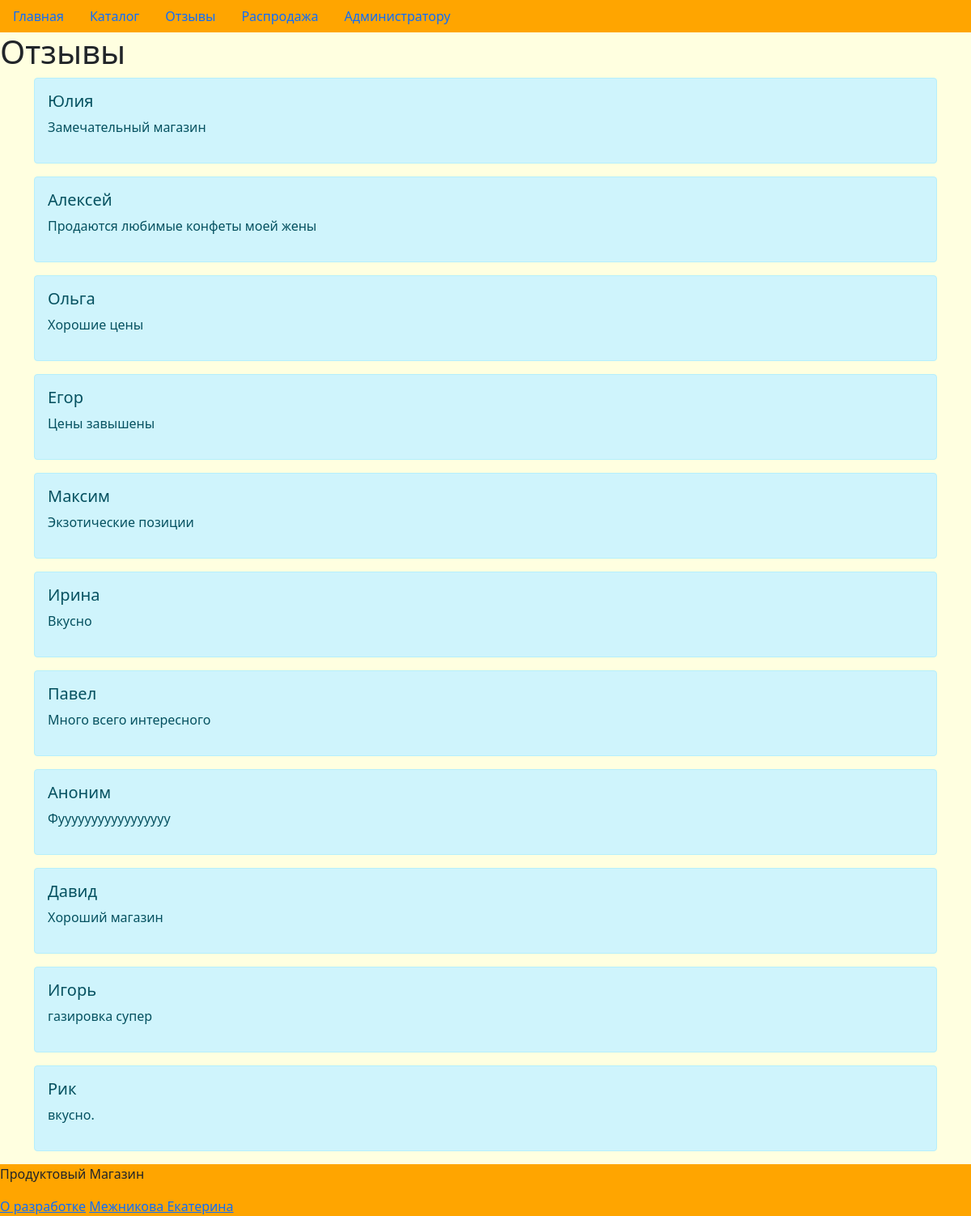
Page /about-us on the committed database.
### main/models.py (models this page shows)
class Comments(models.Model):
        name = models.CharField('Имя', max_length=50)
        comment = models.TextField('Отзыв')

### main/views.py (the view)
# urls.py: path('about-us', views.about),
def about(request):
    comments = Comments.objects.all()
    return render(request, 'main/about.html', {'comments': comments})

### main/templates/main/about.html (shortened to what this page needs)
{% extends 'main/base.html' %}
{% block content %}
    <h1>Отзывы</h1>
    <div class="container">
        {% for el in comments %}
            <div class="alert alert-info" role="alert">
                <h5>{{ el.name }}</h5>
                <p>{{ el.comment }}</p>
            </div>
        {% endfor%}
    </div>
{% endblock %}

### rows in the picture
Comments: name "Юлия", comment "Замечательный магазин"
Comments: name "Алексей", comment "Продаются любимые конфеты моей жены"
Comments: name "Ольга", comment "Хорошие цены"
Comments: name "Егор", comment "Цены завышены"
Comments: name "Максим", comment "Экзотические позиции"
Comments: name "Ирина", comment "Вкусно"
Comments: name "Павел", comment "Много всего интересного"
Comments: name "Аноним", comment "Фууууууууууууууууу"
Comments: name "Давид", comment "Хороший магазин"
Comments: name "Игорь", comment "газировка супер"
Comments: name "Рик", comment "вкусно."
